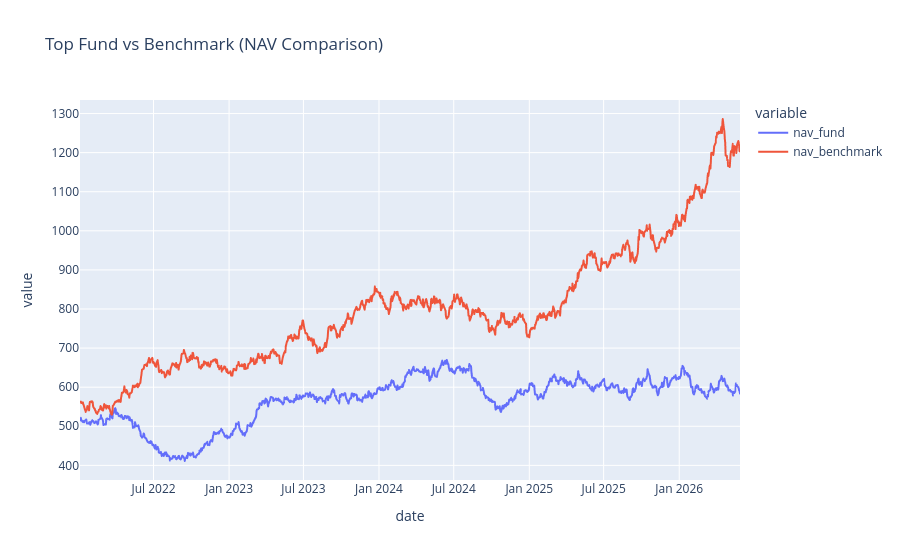

Notebook code for this chart:
### Code cell
import plotly.express as px

# Ensure datatype consistency
nav['amfi_code'] = nav['amfi_code'].astype(str)
final['amfi_code'] = final['amfi_code'].astype(str)

# Check if final has data
if len(final) == 0:
    print("❌ Final dataframe is empty — fix previous steps")
else:
    # Benchmark fund (HDFC Top 100)
    benchmark_code = "125497"

    # Top fund from scorecard
    top_fund = final.iloc[0]['amfi_code']

    print("Top Fund:", top_fund)

    # Filter data
    fund = nav[nav['amfi_code'] == top_fund]
    benchmark = nav[nav['amfi_code'] == benchmark_code]

    # Merge on date
    merged = pd.merge(fund, benchmark, on='date', suffixes=('_fund','_benchmark'))

    # Plot chart
    fig = px.line(
        merged,
        x='date',
        y=['nav_fund','nav_benchmark'],
        title="Top Fund vs Benchmark (NAV Comparison)"
    )

    fig.show()

    # Save chart (IMPORTANT FIX HERE 👇)
    fig.write_image("../reports/benchmark_comparison.png")

    print("✅ Chart saved in reports folder")

### Figure 1 — Plotly figure (JSON) as saved in the notebook; plotly's stock layout.template omitted (floating-point values rounded to 4 significant figures; data arrays with more than 128 entries replaced by an {"elided": "..."} marker saying what was removed)
{"data": [{"hovertemplate": "variable=nav_fund<br>date=%{x}<br>value=%{y}<extra></extra>", "legendgroup": "nav_fund", "line": {"color": "#636efa", "dash": "solid"}, "marker": {"symbol": "circle"}, "mode": "lines", "name": "nav_fund", "showlegend": true, "type": "scattergl", "x": {"elided": "1150 str values"}, "xaxis": "x", "y": {"elided": "1150 float values"}, "yaxis": "y"}, {"hovertemplate": "variable=nav_benchmark<br>date=%{x}<br>value=%{y}<extra></extra>", "legendgroup": "nav_benchmark", "line": {"color": "#EF553B", "dash": "solid"}, "marker": {"symbol": "circle"}, "mode": "lines", "name": "nav_benchmark", "showlegend": true, "type": "scattergl", "x": {"elided": "1150 str values"}, "xaxis": "x", "y": {"elided": "1150 float values"}, "yaxis": "y"}], "layout": {"legend": {"title": {"text": "variable"}, "tracegroupgap": 0}, "title": {"text": "Top Fund vs Benchmark (NAV Comparison)"}, "xaxis": {"anchor": "y", "domain": [0, 1], "title": {"text": "date"}}, "yaxis": {"anchor": "x", "domain": [0, 1], "title": {"text": "value"}}}}
